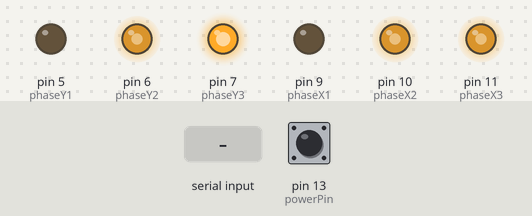
Bench run of a sketch on a simulated Arduino Uno, built with avr-gcc and run on an emulated ATmega328P. Shown: output pins drawn as LEDs (lit = HIGH). The inputs (shaded band) are chosen by the test bench; at power-on: pin 13 (powerPin) HIGH.

Above: at 1.2 s.
1.3 s: "1" received over Serial
At 2.44 s:
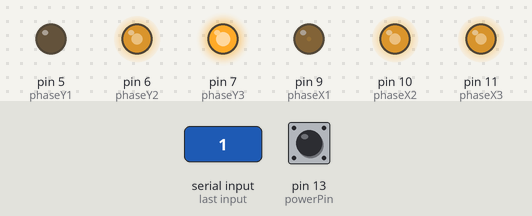
4.3 s: pin 13 (powerPin) driven LOW
At 5.2 s:
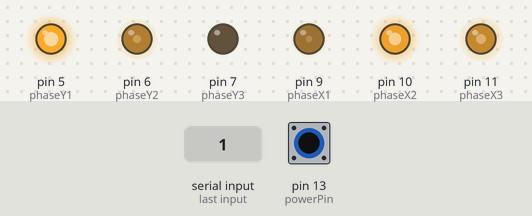
7.3 s: "0" received over Serial
10.3 s: "2" received over Serial
13.3 s: pin 13 (powerPin) pulsed HIGH 2 times (0.12 s each, 0.3 s apart)
At 14.0 s:
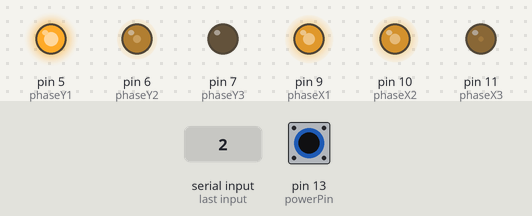
16.3 s: pin 13 (powerPin) pulsed HIGH 5 times (0.12 s each, 0.3 s apart)
At 17.0 s:
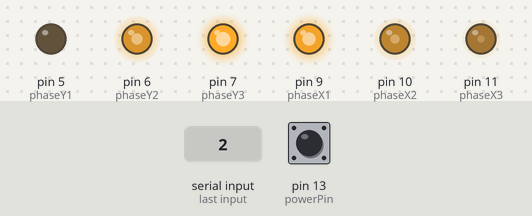
Timing chart, 0 to 21.9 s (numbered marks = the images above; inputs shaded):
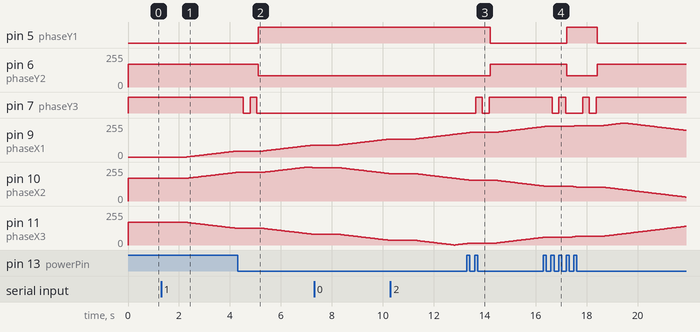

Measured:
- after the input at 1.3 s, pin 9 (phaseX1): moves from 0/255 to 45/255 over 2.0 s, starting after 1.0 s; pin 10 (phaseX2): moves from 170/255 to 215/255 over 2.0 s, starting after 1.0 s; pin 11 (phaseX3): moves from 170/255 to 125/255 over 2.0 s, starting after 1.0 s
- after the input at 4.3 s, pin 5 (phaseY1): LOW → HIGH after 0.81 s; pin 6 (phaseY2): 170/255 → 85/255 after 0.81 s; pin 7 (phaseY3): HIGH → LOW after 0.22 s, → HIGH 0.27 s later, → LOW 0.27 s later
- after the input at 13.3 s, pin 5 (phaseY1): HIGH → LOW after 0.93 s; pin 6 (phaseY2): 85/255 → 170/255 after 0.93 s; pin 7 (phaseY3): LOW → HIGH after 0.34 s, → LOW 0.27 s later, → HIGH 0.27 s later
- after the input at 16.3 s, pin 5 (phaseY1): LOW → HIGH after 0.93 s, → LOW 1.2 s later; pin 6 (phaseY2): 170/255 → 85/255 after 0.93 s, → 170/255 1.2 s later; pin 7 (phaseY3): goes LOW 0.27 s, HIGH 0.27 s, LOW 0.66 s, HIGH 0.27 s, LOW 0.27 s, then HIGH, starting after 0.34 s

The sketch:

MotorControl.ino
```cpp
#include <limits.h>
#define INF ULONG_MAX

// Pin fasi motori assi X e Y
const int phaseX1 = 9;
const int phaseX2 = 10;
const int phaseX3 = 11;
const int phaseY1 = 5;
const int phaseY2 = 6;
const int phaseY3 = 7;

// Pin collegato al terminale di accensione dell'alimentatore
const int powerPin = 13;

// Variabili accumulatori per il controllo della frequenza d'incremento PWM
unsigned long timeMotorX = 0, timeMotorY = 0, timeNow = 0;

// Periodi d'incremento PWM per i due motori
unsigned long periodMotorX = INF, periodMotorY = INF;

// Valore di PWM attuale delle 3 fasi dei 2 motori
int pwmX1, pwmX2, pwmX3, pwmY1, pwmY2, pwmY3;

// Direzioni degli incrementi dei pwm delle fasi (1 = crescente, -1 = decrescente)
int signX1, signX2, signX3, signY1, signY2, signY3;

// Direzione di rotazione dei motori (1 = orario, -1 = antiorario)
int directionX = 1, directionY = 1;

// Buffer ricezione delle due velocità di rotazione da settare
byte serialBuffer[2];

// Variabile di controllo dell'alimentazione del sistema
bool wasRunning = false;

void setup() {
  Serial.begin(9600);
  pinMode(phaseX1, OUTPUT);
  pinMode(phaseX2, OUTPUT);
  pinMode(phaseX3, OUTPUT);
  pinMode(phaseY1, OUTPUT);
  pinMode(phaseY2, OUTPUT);
  pinMode(phaseY3, OUTPUT);
  pinMode(powerPin, INPUT);

  // Valori iniziali dei PWM delle fasi, sfasate di 120°
  pwmX1 = pwmY1 = 0;
  pwmX2 = pwmY2 = 170;
  pwmX3 = pwmY3 = 170;

  // Direzioni di incremento iniziali dei valori di PWM
  signX1 = signY1 = 1;
  signX2 = signY2 = 1;
  signX3 = signY3 = -1;
}

void loop() {

  // Contro dello stato di alimentazione del sistema
  checkIfRunning();

  // Lettura dal seriale delle due velocità di rotazione da settare
  readVelocities();

  // Esecuzione di nextPWM su tutte e tre le fasi di un motore se è passato un tempo uguale al periodo settato
  timeNow = micros();
  if (timeNow - timeMotorX > periodMotorX) {
    nextPWM(pwmX1, signX1, directionX);
    nextPWM(pwmX2, signX2, directionX);
    nextPWM(pwmX3, signX3, directionX);
    timeMotorX = timeNow;
  }
  if (timeNow - timeMotorY > periodMotorY) {
    nextPWM(pwmY1, signY1, directionY);
    nextPWM(pwmY2, signY2, directionY);
    nextPWM(pwmY3, signY3, directionY);
    timeMotorY = timeNow;
  }

  // Settaggio dei valori di PWM calcolati sui pin
  writePWMs();
}

// Porta il motore dell'asse Y alla posizione iniziale
void initialPosition() {
  for (int i = 0; i < 765; i++) {
    nextPWM(pwmY1, signY1, -1);
    nextPWM(pwmY2, signY2, -1);
    nextPWM(pwmY3, signY3, -1);
    writePWMs();
    delayMicroseconds(1000);
  }
  delay(200);
}

// Controlla se è appena stata data alimentazione ai motori, nel caso esegue initialPosition()
void checkIfRunning() {

  // Controllo dello stato di powerPin, connesso al terminale di accensione dell'alimentatore
  bool isRunning = !digitalRead(powerPin);
  if (isRunning && !wasRunning)
    initialPosition();

  wasRunning = isRunning;
}

// Lettura delle velocità di rotazione sul seriale
void readVelocities() {
  if (Serial.available()) {
    Serial.readBytes(serialBuffer, 2);
    signed char velocityX = (signed char) serialBuffer[0];
    signed char velocityY = (signed char) serialBuffer[1];
    periodMotorX = velocityToPeriod(velocityX, directionX);
    periodMotorY = velocityToPeriod(velocityY, directionY);
  }
}

// Converte il valore di velocità di rotazione in valore di periodo di incremento PWM
unsigned long velocityToPeriod(signed char velocity, int& dir) {
  if (velocity == 0) {
    return INF;
  } else {
    // Direzione = segno della velocità
    dir = velocity / abs(velocity);
    return 70535UL - abs(velocity) * 535UL;
  }
}

// Calcolo del successivo valore di PWM da settare su una singola fase
void nextPWM(int& value, int& sign, int dir) {

  // Incremento o riduzuzione del valore di PWM
  value += sign * dir;

  // Se il valore è sceso sotto lo 0, inversione del segno e PWM ricomincia a salire
  if (value < 0) {
    sign = -sign;
    value = -value;

  // Se il valore è salito sopra 255, inversione del segno e PWM ricomincia a scendere
  } else if (value > 255) {
    sign = -sign;
    value = 255 + (255 - value);
  }
}

// Settaggio dei valori di PWM calcolati sui pin
void writePWMs() {
  analogWrite(phaseX1, pwmX1);
  analogWrite(phaseX2, pwmX2);
  analogWrite(phaseX3, pwmX3);
  analogWrite(phaseY1, pwmY1);
  analogWrite(phaseY2, pwmY2);
  analogWrite(phaseY3, pwmY3);
}
```
